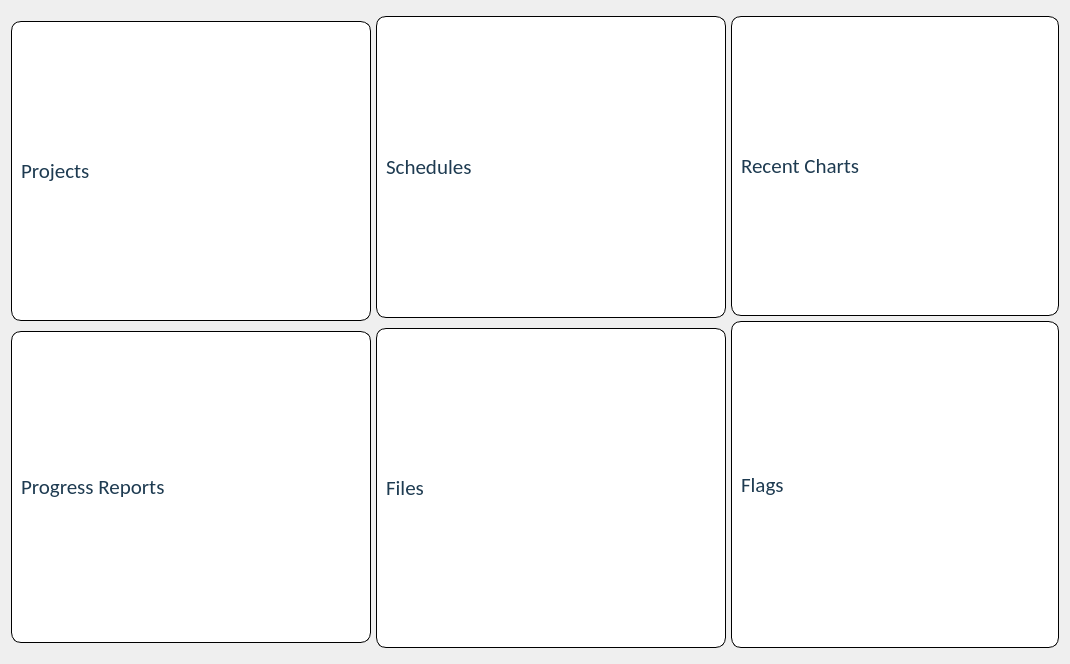
<?xml version="1.0" encoding="UTF-8"?>
<ui version="4.0">
 <class>dashboard_page</class>
 <widget class="QWidget" name="dashboard_page">
  <property name="geometry">
   <rect>
    <x>0</x>
    <y>0</y>
    <width>1070</width>
    <height>664</height>
   </rect>
  </property>
  <property name="windowTitle">
   <string>Form</string>
  </property>
  <layout class="QGridLayout" name="gridLayout">
   <item row="0" column="0">
    <layout class="QHBoxLayout" name="horizontalLayout_10">
     <property name="spacing">
      <number>5</number>
     </property>
     <property name="topMargin">
      <number>5</number>
     </property>
     <property name="bottomMargin">
      <number>5</number>
     </property>
     <item>
      <layout class="QVBoxLayout" name="verticalLayout_13">
       <property name="spacing">
        <number>10</number>
       </property>
       <property name="topMargin">
        <number>5</number>
       </property>
       <property name="bottomMargin">
        <number>5</number>
       </property>
       <item>
        <widget class="QFrame" name="frame_37">
         <property name="minimumSize">
          <size>
           <width>360</width>
           <height>150</height>
          </size>
         </property>
         <property name="maximumSize">
          <size>
           <width>720</width>
           <height>300</height>
          </size>
         </property>
         <property name="cursor">
          <cursorShape>PointingHandCursor</cursorShape>
         </property>
         <property name="styleSheet">
          <string notr="true">QFrame{
background-color: rgb(255, 255, 255);
border-radius:10px;
border:1px solid;
}
QFrame:hover{     
	border:2px solid rgb(230, 136, 136);
 }</string>
         </property>
         <property name="frameShape">
          <enum>QFrame::StyledPanel</enum>
         </property>
         <property name="frameShadow">
          <enum>QFrame::Raised</enum>
         </property>
         <layout class="QHBoxLayout" name="horizontalLayout_17">
          <item>
           <widget class="QLabel" name="label_11">
            <property name="font">
             <font>
              <family>Calibri</family>
              <pointsize>16</pointsize>
             </font>
            </property>
            <property name="styleSheet">
             <string notr="true">border:none;
border-radius:0px;
color: rgb(30, 59, 81);</string>
            </property>
            <property name="text">
             <string>Projects</string>
            </property>
           </widget>
          </item>
         </layout>
        </widget>
       </item>
       <item>
        <widget class="QFrame" name="frame_38">
         <property name="minimumSize">
          <size>
           <width>360</width>
           <height>300</height>
          </size>
         </property>
         <property name="maximumSize">
          <size>
           <width>720</width>
           <height>600</height>
          </size>
         </property>
         <property name="cursor">
          <cursorShape>PointingHandCursor</cursorShape>
         </property>
         <property name="styleSheet">
          <string notr="true">QFrame{
background-color: rgb(255, 255, 255);
border-radius:10px;
border:1px solid;
}
QFrame:hover{     
	border:2px solid rgb(230, 136, 136);
 }</string>
         </property>
         <property name="frameShape">
          <enum>QFrame::StyledPanel</enum>
         </property>
         <property name="frameShadow">
          <enum>QFrame::Raised</enum>
         </property>
         <layout class="QHBoxLayout" name="horizontalLayout_18">
          <item>
           <widget class="QLabel" name="label_12">
            <property name="font">
             <font>
              <family>Calibri</family>
              <pointsize>16</pointsize>
             </font>
            </property>
            <property name="styleSheet">
             <string notr="true">border:none;
border-radius:0px;
color: rgb(30, 59, 81);</string>
            </property>
            <property name="text">
             <string>Progress Reports</string>
            </property>
           </widget>
          </item>
         </layout>
        </widget>
       </item>
      </layout>
     </item>
     <item>
      <layout class="QVBoxLayout" name="verticalLayout_14">
       <property name="spacing">
        <number>10</number>
       </property>
       <item>
        <widget class="QFrame" name="frame_39">
         <property name="minimumSize">
          <size>
           <width>320</width>
           <height>300</height>
          </size>
         </property>
         <property name="maximumSize">
          <size>
           <width>640</width>
           <height>700</height>
          </size>
         </property>
         <property name="cursor">
          <cursorShape>PointingHandCursor</cursorShape>
         </property>
         <property name="styleSheet">
          <string notr="true">QFrame{
background-color: rgb(255, 255, 255);
border-radius:10px;
border:1px solid;
}
QFrame:hover{     
	border:2px solid rgb(230, 136, 136);
 }</string>
         </property>
         <property name="frameShape">
          <enum>QFrame::StyledPanel</enum>
         </property>
         <property name="frameShadow">
          <enum>QFrame::Raised</enum>
         </property>
         <layout class="QHBoxLayout" name="horizontalLayout_19">
          <item>
           <widget class="QLabel" name="label_13">
            <property name="font">
             <font>
              <family>Calibri</family>
              <pointsize>16</pointsize>
             </font>
            </property>
            <property name="styleSheet">
             <string notr="true">border:none;
border-radius:0px;
color: rgb(30, 59, 81);</string>
            </property>
            <property name="text">
             <string>Schedules</string>
            </property>
           </widget>
          </item>
         </layout>
        </widget>
       </item>
       <item>
        <widget class="QFrame" name="frame_40">
         <property name="minimumSize">
          <size>
           <width>350</width>
           <height>320</height>
          </size>
         </property>
         <property name="maximumSize">
          <size>
           <width>700</width>
           <height>600</height>
          </size>
         </property>
         <property name="cursor">
          <cursorShape>PointingHandCursor</cursorShape>
         </property>
         <property name="styleSheet">
          <string notr="true">QFrame{
background-color: rgb(255, 255, 255);
border-radius:10px;
border:1px solid;
}
QFrame:hover{     
	border:2px solid rgb(230, 136, 136);
 }</string>
         </property>
         <property name="frameShape">
          <enum>QFrame::StyledPanel</enum>
         </property>
         <property name="frameShadow">
          <enum>QFrame::Raised</enum>
         </property>
         <layout class="QHBoxLayout" name="horizontalLayout_20">
          <item>
           <widget class="QLabel" name="label_14">
            <property name="font">
             <font>
              <family>Calibri</family>
              <pointsize>16</pointsize>
             </font>
            </property>
            <property name="styleSheet">
             <string notr="true">border:none;
border-radius:0px;
color: rgb(30, 59, 81);</string>
            </property>
            <property name="text">
             <string>Files</string>
            </property>
           </widget>
          </item>
         </layout>
        </widget>
       </item>
      </layout>
     </item>
     <item>
      <layout class="QVBoxLayout" name="verticalLayout_15">
       <item>
        <widget class="QFrame" name="frame_41">
         <property name="minimumSize">
          <size>
           <width>320</width>
           <height>150</height>
          </size>
         </property>
         <property name="maximumSize">
          <size>
           <width>700</width>
           <height>300</height>
          </size>
         </property>
         <property name="cursor">
          <cursorShape>PointingHandCursor</cursorShape>
         </property>
         <property name="styleSheet">
          <string notr="true">QFrame{
background-color: rgb(255, 255, 255);
border-radius:10px;
border:1px solid;
}
QFrame:hover{     
	border:2px solid rgb(230, 136, 136);
 }</string>
         </property>
         <property name="frameShape">
          <enum>QFrame::StyledPanel</enum>
         </property>
         <property name="frameShadow">
          <enum>QFrame::Raised</enum>
         </property>
         <layout class="QHBoxLayout" name="horizontalLayout_21">
          <item>
           <widget class="QLabel" name="label_15">
            <property name="font">
             <font>
              <family>Calibri</family>
              <pointsize>16</pointsize>
             </font>
            </property>
            <property name="styleSheet">
             <string notr="true">border:none;
border-radius:0px;
color: rgb(30, 59, 81);</string>
            </property>
            <property name="text">
             <string>Recent Charts</string>
            </property>
           </widget>
          </item>
         </layout>
        </widget>
       </item>
       <item>
        <widget class="QFrame" name="frame_42">
         <property name="minimumSize">
          <size>
           <width>320</width>
           <height>320</height>
          </size>
         </property>
         <property name="maximumSize">
          <size>
           <width>700</width>
           <height>640</height>
          </size>
         </property>
         <property name="cursor">
          <cursorShape>PointingHandCursor</cursorShape>
         </property>
         <property name="styleSheet">
          <string notr="true">QFrame{
background-color: rgb(255, 255, 255);
border-radius:10px;
border:1px solid;
}
QFrame:hover{     
	border:2px solid rgb(230, 136, 136);
 }</string>
         </property>
         <property name="frameShape">
          <enum>QFrame::StyledPanel</enum>
         </property>
         <property name="frameShadow">
          <enum>QFrame::Raised</enum>
         </property>
         <layout class="QHBoxLayout" name="horizontalLayout_22">
          <item>
           <widget class="QLabel" name="label_16">
            <property name="font">
             <font>
              <family>Calibri</family>
              <pointsize>16</pointsize>
             </font>
            </property>
            <property name="styleSheet">
             <string notr="true">border:none;
border-radius:0px;
color: rgb(30, 59, 81);</string>
            </property>
            <property name="text">
             <string>Flags</string>
            </property>
           </widget>
          </item>
         </layout>
        </widget>
       </item>
      </layout>
     </item>
    </layout>
   </item>
  </layout>
 </widget>
 <resources/>
 <connections/>
</ui>
